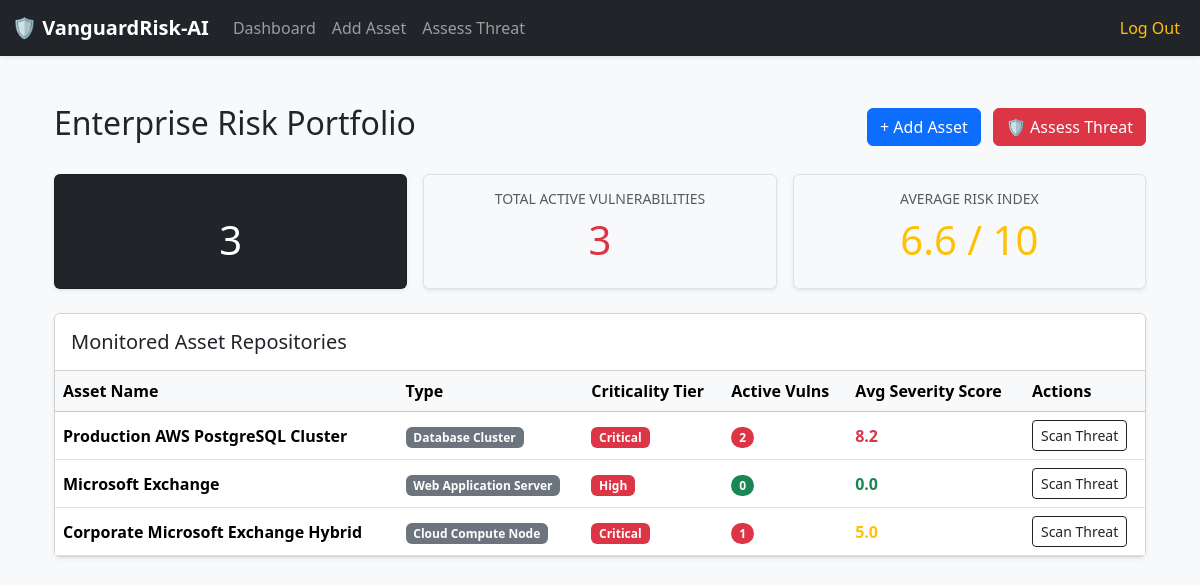
The page / (signed in) on the database its author committed.
### tables this page shows
CREATE TABLE assets (
    id INTEGER PRIMARY KEY AUTOINCREMENT,
    user_id INTEGER NOT NULL,
    name TEXT NOT NULL,
    asset_type TEXT NOT NULL, -- e.g., 'Database', 'Web Server', 'Cloud Storage'
    criticality TEXT CHECK(criticality IN ('Low', 'Medium', 'High', 'Critical')) DEFAULT 'Medium',
    created_at DATETIME DEFAULT CURRENT_TIMESTAMP,
    FOREIGN KEY(user_id) REFERENCES users(id) ON DELETE CASCADE
);

### app.py (the view)
@app.route("/")
@login_required
def index():
    user_id = session["user_id"]
    assets_summary = db.execute(
        "SELECT a.*, COUNT(v.id) AS open_vulns, AVG(v.risk_score) AS avg_risk "
        "FROM assets a LEFT JOIN vulnerabilities v ON a.id = v.asset_id AND v.status = 'Open' "
        "WHERE a.user_id = ? GROUP BY a.id",
        user_id
    )
    return render_template("index.html", assets=assets_summary)

### app.py (called while the page is built)
@app.after_request
def after_request(response):
    response.headers["Cache-Control"] = "no-cache, no-store, must-revalidate"
    response.headers["Expires"] = 0
    response.headers["Pragma"] = "no-cache"
    return response

### helpers.py (called while the page is built)
def login_required(f):
    @wraps(f)
    def decorated_function(*args, **kwargs):
        if session.get("user_id") is None:
            return redirect("/login")
        return f(*args, **kwargs)
    return decorated_function

### templates/index.html (shortened to what this page needs)
{% extends "layout.html" %}
{% block main %}
<div class="container-fluid text-start">
    <div class="d-flex justify-content-between align-items-center mb-4">
        <h2>Enterprise Risk Portfolio</h2>
        <div>
            <a href="/asset/add" class="btn btn-primary me-2">+ Add Asset</a>
            <a href="/assess" class="btn btn-danger">🛡️ Assess Threat</a>
        </div>
    </div>
    <div class="row g-3 mb-4 text-center">
        <div class="col-md-4">
            <div class="card bg-dark text-white shadow-sm">
                <div class="card-body">
                    <h6 class="card-title text-muted text-uppercase small">Monitored Assets</h6>
                    <h2 class="display-6 font-weight-bold">{{ assets | length }}</h2>
                </div>
            </div>
        </div>
        <div class="col-md-4">
            <div class="card bg-light border shadow-sm">
                <div class="card-body">
                    <h6 class="card-title text-muted text-uppercase small">Total Active Vulnerabilities</h6>
                    <h2 class="display-6 text-danger font-weight-bold">
                        {{ assets | map(attribute='open_vulns') | sum }}
                    </h2>
                </div>
            </div>
        </div>
        <div class="col-md-4">
            <div class="card bg-light border shadow-sm">
                <div class="card-body">
                    <h6 class="card-title text-muted text-uppercase small">Average Risk Index</h6>
                    <h2 class="display-6 text-warning font-weight-bold">
                        {% set total_risk = assets | map(attribute='avg_risk') | select('number') | sum %}
                        {% set count = assets | map(attribute='avg_risk') | select('number') | list | length %}
                        {{ (total_risk / count) | round(2) if count > 0 else '0.00' }} / 10
                    </h2>
                </div>
            </div>
        </div>
    </div>
    <div class="card shadow-sm">
        <div class="card-header bg-white py-3">
            <h5 class="card-title mb-0">Monitored Asset Repositories</h5>
        </div>
        <div class="table-responsive">
            <table class="table table-hover align-middle mb-0">
                <thead class="table-light">
                    <tr>
                        <th>Asset Name</th>
                        <th>Type</th>
                        <th>Criticality Tier</th>
                        <th>Active Vulns</th>
                        <th>Avg Severity Score</th>
                        <th>Actions</th>
                    </tr>
                </thead>
                <tbody>
                    {% for asset in assets %}
                    <tr>
                        <td><strong>{{ asset.name }}</strong></td>
                        <td><span class="badge bg-secondary">{{ asset.asset_type }}</span></td>
                        <td>
                            <span class="badge {% if asset.criticality == 'Critical' or asset.criticality == 'High' %}bg-danger{% else %}bg-warning text-dark{% endif %}">
                                {{ asset.criticality }}
                            </span>
                        </td>
                        <td>
                            <span class="badge rounded-pill {% if asset.open_vulns > 0 %}bg-danger{% else %}bg-success{% endif %}">
                                {{ asset.open_vulns }}
                            </span>
                        </td>
                        <td>
                            <span class="fw-bold {% if asset.avg_risk and asset.avg_risk >= 7.0 %}text-danger{% elif asset.avg_risk and asset.avg_risk >= 4.0 %}text-warning{% else %}text-success{% endif %}">
                                {{ asset.avg_risk | round(2) if asset.avg_risk else '0.0' }}
                            </span>
                        </td>
                        <td>
                            <a href="/assess" class="btn btn-sm btn-outline-dark">Scan Threat</a>
                        </td>
                    </tr>
                    {% else %}
                    <tr>
                        <td colspan="6" class="text-center text-muted py-4">No enterprise infrastructure assets logged yet. Begin by adding an inventory resource target above.</td>
                    </tr>
                    {% endfor %}
                </tbody>
            </table>
        </div>
    </div>
</div>
{% endblock %}

### rows shown on the page
assets: name "Production AWS PostgreSQL Cluster", asset_type "Database Cluster", criticality "Critical", open_vulns "2", avg_risk "8.2"
assets: name "Microsoft Exchange", asset_type "Web Application Server", criticality "High", open_vulns "0", avg_risk "0.0"
assets: name "Corporate Microsoft Exchange Hybrid", asset_type "Cloud Compute Node", criticality "Critical", open_vulns "1", avg_risk "5.0"

### other values the page prints
{{ assets | length }} "3"
{{ assets | map(attribute='open_vulns') | sum }} "3"
{{ (total_risk / count) | round(2) if count > 0 else '0.00' }} "6.6"
